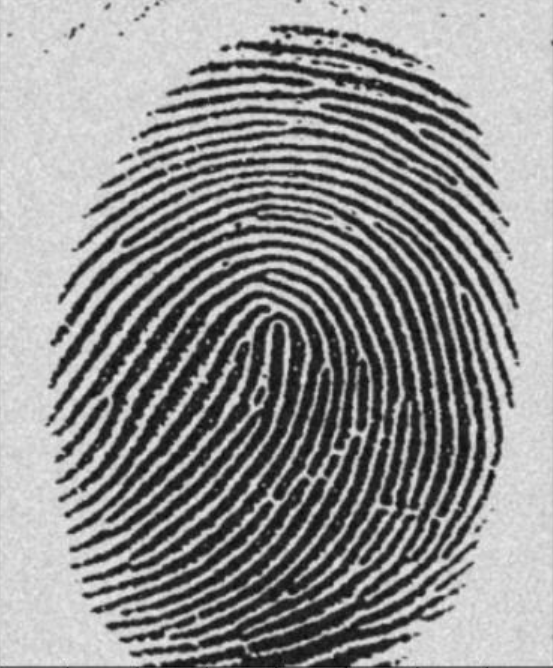
#> input picture test4/img.jpg, 553 x 668 px
$ python segIter.py
#> lines starting #> are read from the running program, lines starting #| are printed output that depends on the picture; after the words box and inside, x2 and y2 are one past the last pixel; in counts of white or black regions, pixels touching at a corner belong together
# [56 lines of commented-out code are left out]
import cv2 as cv
import numpy as np
import matplotlib.pyplot as plt


def show(img):
    if img.ndim == 2:
        plt.imshow(img, cmap='gray', vmin=0, vmax=255)
        plt.title("picture by Iteration")
    else:
        img = cv.cvtColor(img, cv.COLOR_BGR2RGB)
        plt.imshow(img)
        plt.title("picture by Iteration")
    plt.show()


img = cv.imread('img.jpg', 0)
#> img is the input picture: shape (668, 553); min 6, max 236, mean 143.3

T = img.mean()
#> T = 143.3

while True:
    t0 = img[img < T].mean()
    t1 = img[img >= T].mean()
    t = (t0 + t1) / 2
    if abs(T - t) < 1:
        break
    T = t
#> this loop made 3 passes
#> (t0, t1, t, T) on passes 1 to 2: (62.43, 203.1, 132.8, 132.8), (58.62, 200.9, 129.8, 129.8)
#> (t0, t1, t) on pass 3: (57.63, 200.3, 128.9)
T = int(T)
#> T = 129

print(f"Best threshold = {T}")
#| Best threshold = 129
th, img_bin = cv.threshold(img, T, 255, 0)
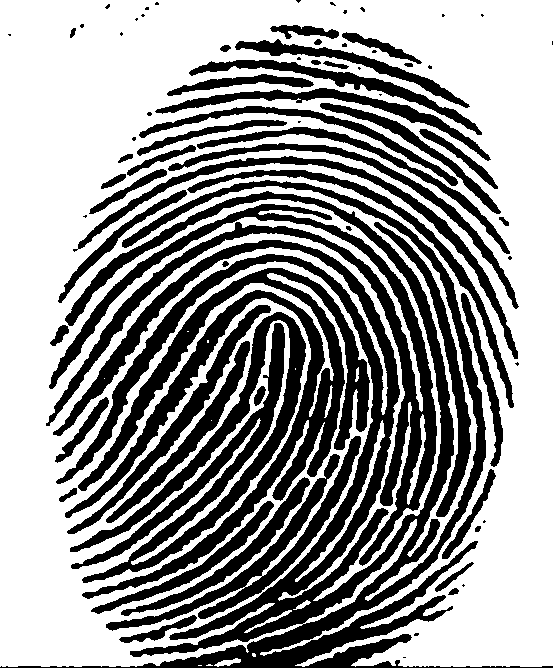
#> img_bin: shape (668, 553); 60.1% white; 79 black regions (31 under 20 px), largest, box (x1, y1, x2, y2) and area: (0, 180, 553, 668) 44393, (65, 268, 370, 599) 19108, (46, 204, 437, 566) 14989
#> th = 129

show(img_bin)
